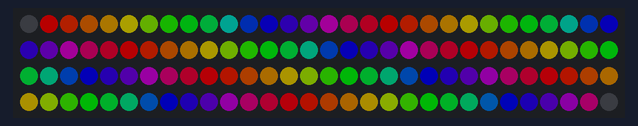
Bench run of a sketch on a simulated Arduino Uno, built with avr-gcc and run on an emulated ATmega328P. Parts: 120 RGB LEDs in strip order, left to right, continuing on the next row. Dim RGB values are drawn brighter than linear.

Above: at 1.1 s.

The sketch:

fill_colours.ino
```cpp
/* fill_colours

By: Andrew Tuline

Date: July, 2015

This boring example provides ways of filling the strand with colours such as:

- fill_solid for a single colour across the entire strip
- fill_gradient for one or more colours across the section of, or the entire strip
- fill_rainbow for a whole enchalada of colours across sections of, or the entire the strip


In order to keep the code simple, you will only see the last colour definition. Uncomment the one you want to see.


References:

http://fastled.io/docs/3.1/group___colorutils.html
https://github.com/FastLED/FastLED/wiki/Pixel-reference#predefined-colors-list

*/


#include "FastLED.h"                                          // FastLED library. Please use the latest development version.

#if FASTLED_VERSION < 3001000
#error "Requires FastLED 3.1 or later; check github for latest code."
#endif


// Fixed definitions cannot change on the fly.
#define LED_DT 7                                             // Data pin to connect to the strip.
//#define LED_CK 11                                             // Clock pin for WS2801 or APA102.
#define COLOR_ORDER GRB                                       // It's GRB for WS2812 and BGR for APA102.
#define LED_TYPE WS2812B                                       // Using APA102, WS2812, WS2801. Don't forget to change LEDS.addLeds.
#define NUM_LEDS 120                                           // Number of LED's.

// Global variables can be changed on the fly.
uint8_t max_bright = 128;                                      // Overall brightness definition. It can be changed on the fly.

struct CRGB leds[NUM_LEDS];                                   // Initialize our LED array.

// Colours defined for below
long firstval = 0xff00ff;
CRGB rgbval(50,0,500);
CHSV hsvval(150,255,200);
uint8_t startpos = 0;
int endpos = NUM_LEDS-1;

uint8_t thishue = 0;
uint8_t deltahue = 15;


void setup() {
  delay(1000);                                                // Power-up safety delay.
  Serial.begin(57600);                                        // Initialize serial port for debugging.

//  LEDS.addLeds<LED_TYPE, LED_DT, LED_CK, COLOR_ORDER>(leds, NUM_LEDS);  // Use this for WS2801 or APA102
  LEDS.addLeds<LED_TYPE, LED_DT, COLOR_ORDER>(leds, NUM_LEDS);  // Use this for WS2812

  FastLED.setBrightness(max_bright);
  set_max_power_in_volts_and_milliamps(5, 500);               // FastLED Power management set at 5V, 500mA.
} // setup()


void loop () {                                                // Several different ways to fill the strand with a solid colour.

// fill_solid section
  fill_solid(leds,NUM_LEDS, firstval);                        // A 'long' RGB value
  fill_solid(leds, NUM_LEDS, CRGB::HotPink);                  // https://github.com/FastLED/FastLED/wiki/Pixel-reference#predefined-colors-list
  fill_solid(leds, NUM_LEDS, rgbval);                         // 8 bit values inside the colour definition
  fill_solid(leds, NUM_LEDS, hsvval);                         // 8 bit values inside the colour definition

// fill_gradient section
  fill_gradient_RGB(leds, startpos, 0x000011, endpos, 0x110000);   // You can mix and match long values and CRGB values. Remember, endpos goes up to NUM_LEDS-1
  fill_gradient_RGB(leds, NUM_LEDS, CRGB(50,0,200), CRGB(80,200,240));  // up to 4 CRGB (or long) values

//FORWARD_HUES, BACKWARD_HUES, SHORTEST_HUES, LONGEST_HUES
  fill_gradient(leds, startpos, CHSV(50, 255,255) , endpos, CHSV(150,255,255), SHORTEST_HUES);
  fill_gradient(leds, NUM_LEDS, CHSV(50, 255,255), CHSV(100,255,255), LONGEST_HUES);    // up to 4 CHSV values

// fill_rainbow section
  fill_rainbow(leds, NUM_LEDS, thishue, deltahue);            // Use FastLED's fill_rainbow routine.
  fill_solid(leds,NUM_LEDS,0);                                // Clear the strip for. . .
  fill_rainbow(leds+1, NUM_LEDS-2, thishue, deltahue);        // One pixel border at each end.

  show_at_max_brightness_for_power();                         // Power managed display

} // loop()
```
